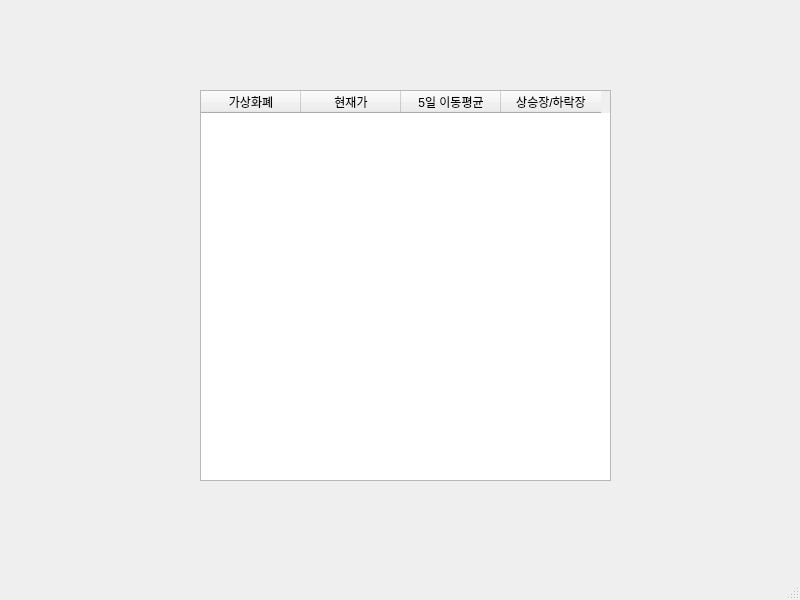
<?xml version="1.0" encoding="UTF-8"?>
<ui version="4.0">
 <class>MainWindow</class>
 <widget class="QMainWindow" name="MainWindow">
  <property name="geometry">
   <rect>
    <x>0</x>
    <y>0</y>
    <width>800</width>
    <height>600</height>
   </rect>
  </property>
  <property name="windowTitle">
   <string>MainWindow</string>
  </property>
  <widget class="QWidget" name="centralwidget">
   <widget class="QTableWidget" name="tableWidget">
    <property name="geometry">
     <rect>
      <x>200</x>
      <y>90</y>
      <width>411</width>
      <height>391</height>
     </rect>
    </property>
    <column>
     <property name="text">
      <string>가상화폐</string>
     </property>
    </column>
    <column>
     <property name="text">
      <string>현재가</string>
     </property>
    </column>
    <column>
     <property name="text">
      <string>5일 이동평균</string>
     </property>
    </column>
    <column>
     <property name="text">
      <string>상승장/하락장</string>
     </property>
    </column>
   </widget>
  </widget>
  <widget class="QMenuBar" name="menubar">
   <property name="geometry">
    <rect>
     <x>0</x>
     <y>0</y>
     <width>800</width>
     <height>21</height>
    </rect>
   </property>
  </widget>
  <widget class="QStatusBar" name="statusbar"/>
 </widget>
 <resources/>
 <connections/>
</ui>
